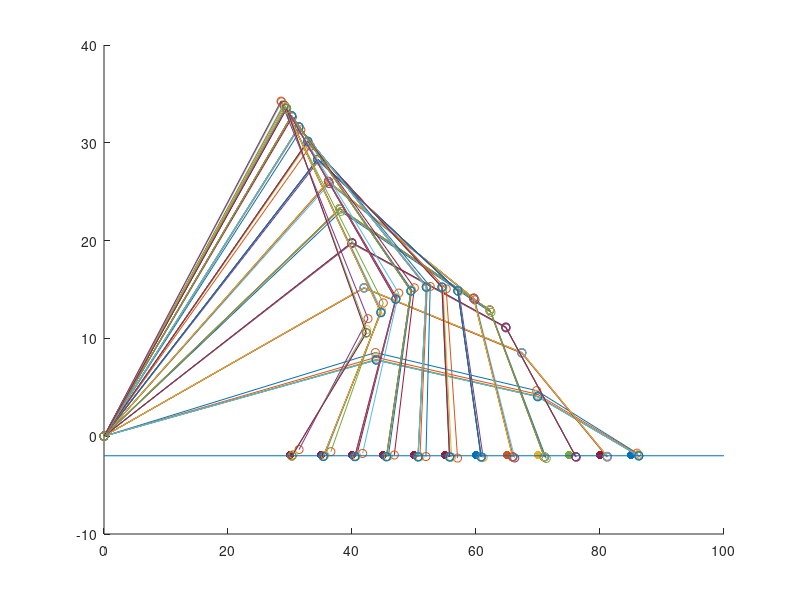

Here is the MATLAB script that generated this plot: (Note: this script raises an error after producing the figure.)
1;
function [ inv_j ] = invJacobian( q )
%INVJACOBIAN Summary of this function goes here
%   Detailed explanation goes here

theta1 = q(1,1);
theta2 = q(2,1);

j = [-44.6*sin(theta1)-26.3*sin(theta1+theta2)-17.4*sin(theta1+(5/3)*theta2), -26.3*sin(theta1+theta2)-43.5*sin(theta1+(5/3)*theta2); 44.6*cos(theta1)+26.3*cos(theta1+theta2)+ 17.4*(cos(theta1+(5/3)*theta2)), 26.3*cos(theta1+theta2)+17.4*cos(theta1+(5/3)*theta2)];
D = j(1,1)* j(2,2) - j(1,2)*j(2,1);
inv_j = (1/D) * [j(2,2), -1*j(1,2); -1*j(2,1), j(1,1)];

%inv_j = (1/D) * [26.3*cos(theta1+theta2)+ 17.4*cos(theta1+(5/2)*theta2), 26.3*sin(theta1+theta2)+43.5*sin(theta1+(5/2)*theta2); -44.6*cos(theta1)-26.3*cos(theta1+theta2)-17.4*(cos(theta1+(5/2)*theta2)), -44.6*sin(theta1)- 26.3*sin(theta1+theta2)-17.4*sin(theta1+(5/2)*theta2)]


%D = (43.5*sin(theta1 + (5/2)*theta2) + 26.3*sin(theta1 + theta2))*(17.4*cos(theta1 + (5/2)*theta2) + 26.3*cos(theta1 + theta2) + 44.6*cos(theta1)) - (43.5*cos(theta1 + (5/2)*theta2) + 26.3*cos(theta1 + theta2))*(17.4*sin(theta1 + (5/2)*theta2) + 26.3*sin(theta1 + theta2) + 44.6*sin(theta1))

endfunction

function [ manhattan_dist ] = manhattanDist( v1, v2 )
%MANHATTANDIST Summary of this function goes here
%   Detailed explanation goes here

manhattan_dist = v1-v2;

endfunction


function [ manhattan_dist  ] = manhattanDistFingerTip( i_x, i_y, theta1, theta2 )
%MANHATTANDISTFINGERTIP Summary of this function goes here
%   Detailed explanation goes here

[x, y] = tipCoords(theta1, theta2);

manhattan_dist_x = i_x - x;
manhattan_dist_y = i_y - y;

manhattan_dist = [manhattan_dist_x ; manhattan_dist_y;]
endfunction

function [ x, y ] = tipCoords( theta1, theta2 )
%FINGERCOORDS Summary of this function goes here
%   Detailed explanation goes here

l1 = 44,6;
l2 = 26,3;
l3 = 17,4;

x = l1*cos(theta1) + l3*cos((2*theta2)/3)*(cos(theta1)*cos(theta2) - sin(theta1)*sin(theta2)) - l3*sin((2*theta2)/3)*(cos(theta1)*sin(theta2) + cos(theta2)*sin(theta1)) + l2*cos(theta1)*cos(theta2) - l2*sin(theta1)*sin(theta2); 
y = l1*sin(theta1) + l3*cos((2*theta2)/3)*(cos(theta1)*sin(theta2) + cos(theta2)*sin(theta1)) + l3*sin((2*theta2)/3)*(cos(theta1)*cos(theta2) - sin(theta1)*sin(theta2)) + l2*cos(theta1)*sin(theta2) + l2*cos(theta2)*sin(theta1);
 

endfunction

function [ xCoords, yCoords ] = invFingerCoords( theta1, theta2 )
%FINGERCOORDS Summary of this function goes here
%   Detailed explanation goes here

l1 = 44.6;
l2 = 26.3;
l3 = 17.4;

T1 = [cos(theta1), -sin(theta1), 0 , l1 * cos(theta1); sin(theta1), cos(theta1), 0, l1* sin(theta1); 0,0,1,0;0,0,0,1;];
T2 = [cos(theta2), -sin(theta2), 0 , l2 * cos(theta2); sin(theta2), cos(theta2), 0, l2* sin(theta2); 0,0,1,0;0,0,0,1;];
T3 = [cos((2*theta2)/3), -sin((2*theta2)/3), 0 , l3 * cos((2*theta2)/3); sin((2*theta2)/3), cos((2*theta2)/3), 0, l3* sin((2*theta2)/3); 0,0,1,0;0,0,0,1;];

trans_j1 = eye(4);
trans_j2 = T1;
trans_j3 = T1*T2;
trans_tip = T1 * T2 * T3;


x_j1 = 0;
x_j2 = trans_j2(1,4);
x_j3 = trans_j3(1,4);
x_tip = trans_tip(1,4);

y_j1 = 0;
y_j2 = trans_j2(2,4);
y_j3 = trans_j3(2,4);
y_tip = trans_tip(2,4);

xCoords = [x_j1,x_j2,x_j3,x_tip];
yCoords = [y_j1,y_j2,y_j3,y_tip];

endfunction


function [ r_theta1, r_theta2 ] = InverseKinematicsSolver( s_theta1, s_theta2, ix, iy )
%INVERSEKINEMATICSSOLVER Summary of this function goes here
%   Detailed explanation goes here

% Initial target was [x,y] = fingerCoords(sin(-2/88.3),0,0)


% [x,y] = orgFingerCoords(q1(1,1), q1(2,1), (2*q1(2,1))/3);
% scatter(x,y);
% plot(x,y);
% hold off;

  destinationPoints = [   85, 80,   75,    70,    65,    60,    55,    50,    45,    40,   35,  30;
                       -1.95, -1.95, -1.95, -1.95, -1.95, -1.95, -1.95, -1.95, -1.95, -1.95, -1.95, -1.95;   ]

%  destinationPoints = [ 86,    70,    60,    50,    40,    30;
%                        -2, -2, -2, -2, -2, -2;   ]
                    
  lastQ = [s_theta1 ; s_theta2;];

  allIterations = [];
    
  for destination = destinationPoints
      allTheQ = [];
      allTheQ = horzcat(allTheQ, lastQ);

      destX = destination(1,1);
      destY = destination(2,1);
      
      %figure
      hold on
      scatter(destX, destY, 'filled')

      nextQ = lastQ + (invJacobian(lastQ)*(manhattanDistFingerTip(destX, destY, lastQ(1,1), lastQ(2,1) )));

      manhattanDist = manhattanDistFingerTip(destX, destY, nextQ(1,1), nextQ(2,1) );
      manhattan_dist_x = manhattanDist(1,1);
      manhattan_dist_y = manhattanDist(2,1);

      lastQ = nextQ;
      [lastX, lastY] = tipCoords(lastQ(1,1), lastQ(2,1));
      
      iterations = 1;
      allTheQ = horzcat(allTheQ, lastQ);
      while(manhattan_dist_y > 0.05 || manhattan_dist_y < -0.05 || manhattan_dist_x > 0.05 || manhattan_dist_x < -0.05)
          manhattanDist = manhattanDistFingerTip(destX, destY, lastQ(1,1), lastQ(2,1) );
          manhattan_dist_x = manhattanDist(1,1);
          manhattan_dist_y = manhattanDist(2,1);

          nextQ = lastQ + (invJacobian(lastQ)*(manhattanDistFingerTip(destX, destY, lastQ(1,1), lastQ(2,1) )));
          lastQ = nextQ;
          [lastX, lastY] = tipCoords(lastQ(1,1), lastQ(2,1));
          iterations = iterations + 1;
          allTheQ = horzcat(allTheQ, nextQ);
      endwhile

      allIterations = horzcat(allIterations, iterations);
      iterations = iterations
      allTheQ = allTheQ

      for index = allTheQ
          [x,y] = invFingerCoords(index(1,1), index(2,1));
          hold on;
          if(y >= -2.3)
            plot(x,y);
            scatter(x,y);
          endif
      endfor
  endfor
  plot([0,100],[-2,-2]);
  allIterations = allIterations;
endfunction

[ r_theta1, r_theta2 ] = InverseKinematicsSolver( -0.1, -0.1, 0, 0 )